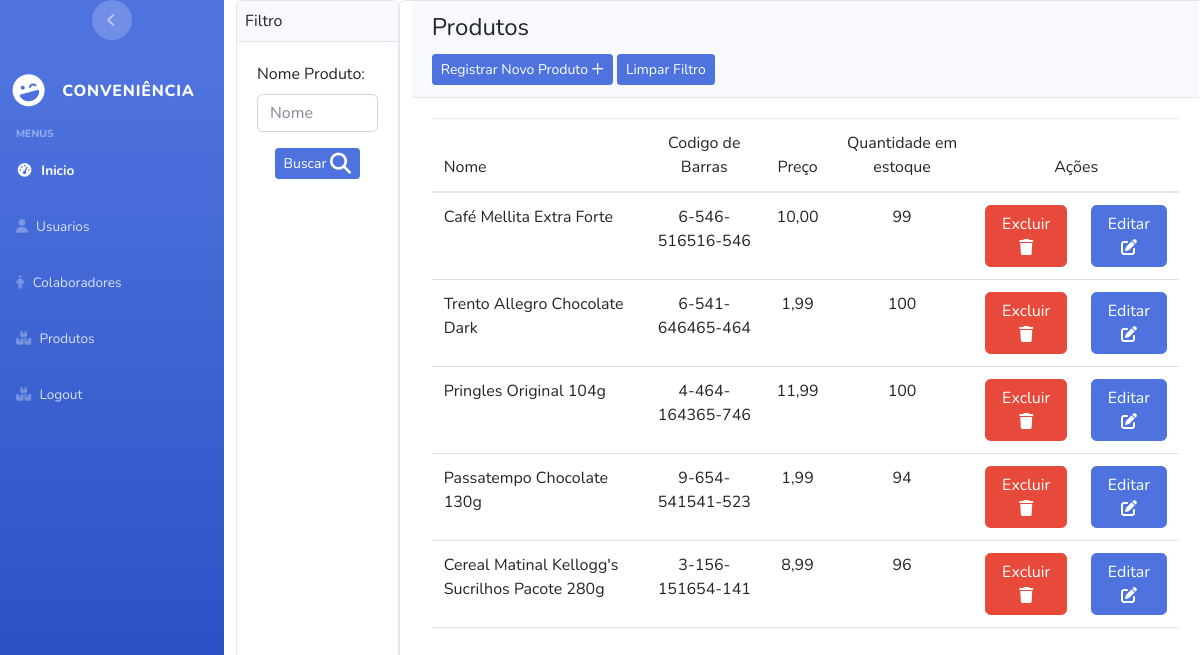
The app's page /product/main_menu_product (signed in), older data.
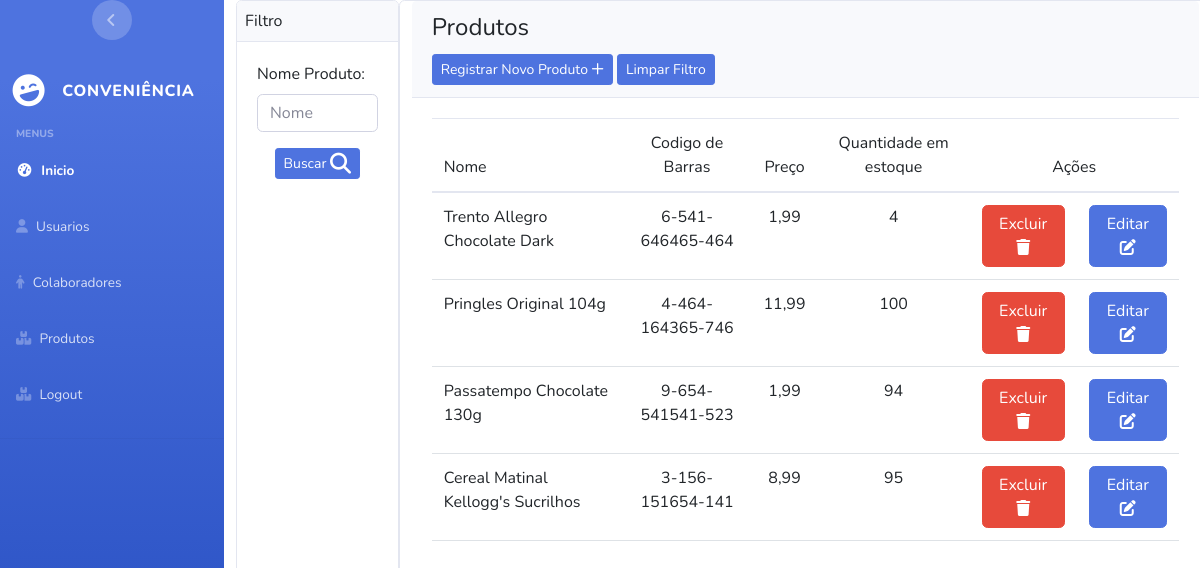
The same page, newer data.
### apps/Product/models.py (models this page shows, shortened)
class Product(models.Model):
    name = models.CharField(max_length=50,unique=True)
    code_bar = models.CharField(max_length=16,unique=True)
    price = models.DecimalField(decimal_places=2,max_digits=5)
    stock_quantity = models.IntegerField()
    is_deleted = models.BooleanField(default=False)

### apps/Product/views.py (the view)
# urls.py: path("main_menu_product",views.main_menu_product,name="main_menu_product"),
@user_passes_test(lambda user: user.is_superuser,login_url='user:page_not_found')
@login_required(login_url="login_system")
def main_menu_product(request,name=None):
    form = searchProductForm()
    if not name:
        products = Product.objects.all()
    else:
        form = searchProductForm(request.POST)
        products = Product.objects.filter(name__startswith=name)
    return render(request,'product/main_menu_product.html',{'products':products,'form':form})

### apps/Product/forms.py
class searchProductForm(forms.Form):
       name = forms.CharField(label="Nome Produto",widget=forms.TextInput(attrs={"placeholder": "Nome","class": "form-control"}),required=False)

### templates/product/main_menu_product.html (shortened to what this page needs)
{% extends 'base.html' %}
{% block content %}
<div class="d-flex flex-row vh-100">
<div class="card">
  <div class="card-header p-2">
    Filtro
  </div>
  <div class="card-body">
<form method="POST" action="{% url 'product:main_menu_product_with_filter' %}" >
  {{ form }}
  <div class="d-flex justify-content-center mt-3">
    <button type="submit" class="btn btn-fill btn-primary btn-sm">
    Buscar
  </button>
  </div>
</form>
</div>
</div>
<div class="card col-10">
  <div class="card-header">
    <h4 class="card-title">Produtos</h4>
    <td class="px-1"><a href="{% url 'product:save_product' %}" class="btn btn-primary btn-sm">Registrar Novo Produto
      <i class="fa-regular fa-plus"></i>
    </a></td>
    <td class="px-1"><a href="{% url 'product:main_menu_product' %}" class="btn btn-primary btn-sm">Limpar Filtro</a></td>
  </div>
  <div class="card-body">
    <div class="table-responsive">
      <table class="table" id="">
        <thead class="text-primary">
          <tr>
            <th>Nome</th>
            <th style="text-align:center;">Codigo de Barras</th>
            <th style="text-align:center;">Preço</th>
            <th style="text-align:center;">Quantidade em estoque</th>
            <th colspan="3" style="text-align: center;">Ações</th>
          </tr>
        </thead>
        <tbody>
          {% for product in products %}
          {% if not product.is_deleted %}
          <tr>
            <th>{{ product.name }}</th>
            <th style="text-align:center;">{{ product.code_bar }}</th>
            <th style="text-align:center;">{{ product.price }}</th>
            <th style="text-align:center;">{{ product.stock_quantity }}</th>
            <th><a type="submit" class="btn btn-danger" onclick="return confirm('Deseja realmente Excluir?')"
                href="{% url 'product:erase_product' product.id %}">Excluir
                <i class="fa-sharp fa-solid fa-trash"></i>
            </a></th>
            <th><a type="submit" class="btn btn-primary" href="{% url 'product:update_product' product.id %}">
              Editar
              <i class="fa-solid fa-pen-to-square"></i>
            </a></th>
            {% endif %}
            {% endfor %}
          </tr>
        </tbody>
      </table>
    </div>
  </div>
</div>
</div>
{% endblock content %}

Row changes from the older to the newer data that the page shows:
removed Product: name "Café Mellita Extra Forte", code_bar "6-546-516516-546", price "10,00", stock_quantity "99"
changed Product "Trento Allegro Chocolate Dark": stock_quantity "100" → "4"
changed Product: name "Cereal Matinal Kellogg's Sucrilhos Pacote 280g" → "Cereal Matinal Kellogg's Sucrilhos"; stock_quantity "96" → "95"
